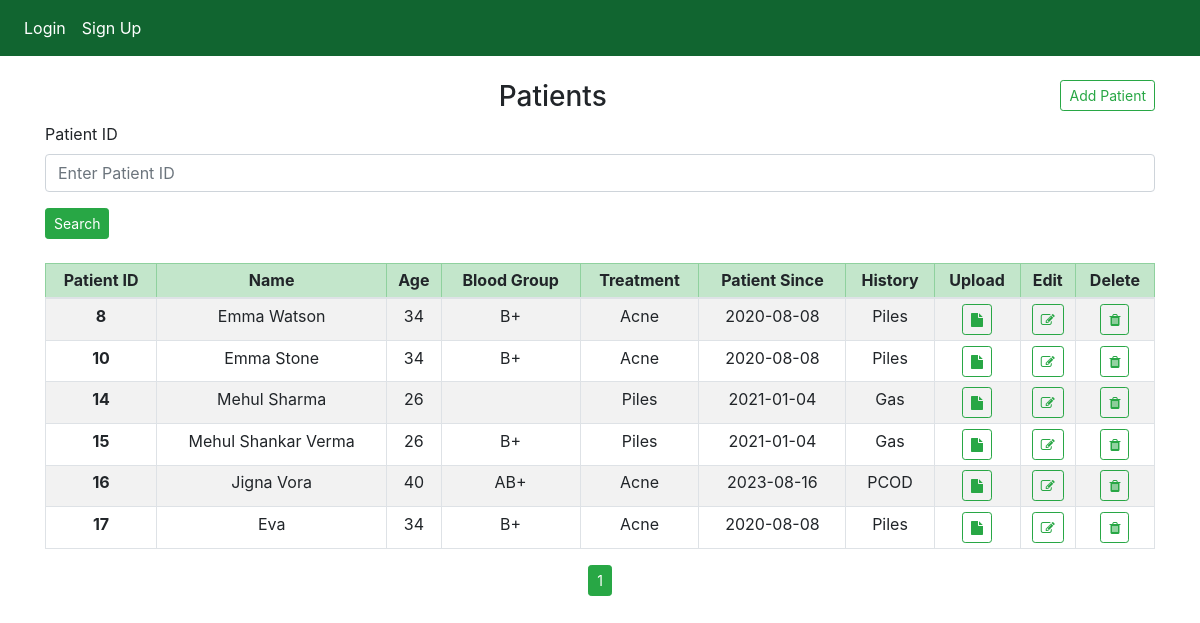
Before: /patients with the older database file.
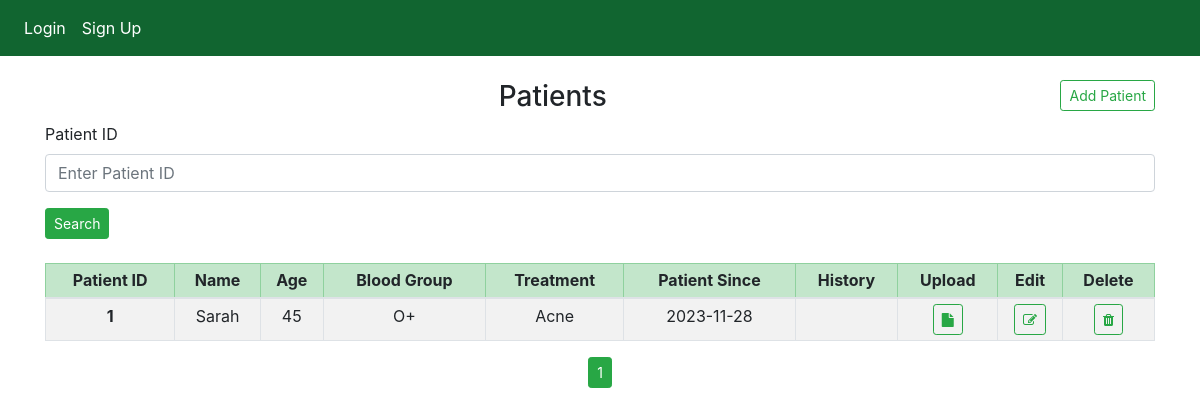
After: the same page with the newer database file.
### website/models.py (models this page shows)
@dataclass
class Patient(db.Model):
    id = db.Column(db.Integer, primary_key=True, autoincrement=True)
    name = db.Column(db.String(150))
    age = db.Column(db.Integer)
    blood_group = db.Column(db.String(150))
    treatment = db.Column(db.String(300))
    patient_since = db.Column(db.Date())
    history = db.Column(db.String(300))
    created_date = db.Column(db.DateTime(timezone=True), default=func.now())

### website/patients.py (the view)
@patients.route('/patients', methods=['POST', 'GET'])
def display_patients():
    page = request.args.get('page', 1, type=int)
    patients = Patient.query.filter_by().paginate(page=page, per_page=10)
    return render_template("patients/patients.html", user=current_user, data=patients)

### website/templates/patients/patients.html
{% extends "base.html" %} {% block title %}Patients{% endblock %}{% block content %}
<br/>
<button type="btn" class="btn btn-outline-success btn-sm" style="float:right;" id="add_search_patient_btn" onclick="window.location.href='{{ url_for('patients.add_patient_redirect')}}'">Add Patient</button>
<div id="search_patient_div" >
    <form action="{{ url_for('patients.get_patient') }}" method="POST">
        <h3 align="center">Patients</h3>
        <div class="form-group">
            <label for="id">Patient ID</label>
            <input type="text" class="form-control" id="id" name="id" placeholder="Enter Patient ID"/>
        </div>
        <button type="submit" class="btn btn-success btn-sm">Search</button>
    </form>
</div>
<br/>
{% if data %}
    <div id="search_patient_result_div" align="center">
        <table class="table table-striped table-bordered table-hover table-sm justify-content-center">
            <thead class="thead">
                <tr class="table-success">
                    <th class="text-center" scope="col">Patient ID</th>
                    <th class="text-center" scope="col">Name</th>
                    <th class="text-center" scope="col">Age</th>
                    <th class="text-center" scope="col">Blood Group</th>
                    <th class="text-center" scope="col">Treatment</th>
                    <th class="text-center" scope="col">Patient Since</th>
                    <th class="text-center" scope="col">History</th>
                    <th class="text-center" scope="col">Upload</th>
                    <th class="text-center" scope="col">Edit</th>
                    <th class="text-center" scope="col">Delete</th>
                </tr>
            </thead>
            <tbody>
                {% for item in data.items %}
                    <tr>
                        <th class="text-center" scope="row">{{ item.id }}</th>
                        <td class="text-center" >{{ item.name }}</td>
                        <td class="text-center" >{{ item.age }}</td>
                        <td class="text-center" >{{ item.blood_group }}</td>
                        <td class="text-center" >{{ item.treatment }}</td>
                        <td class="text-center" >{{ item.patient_since }}</td>
                        <td class="text-center" >{{ item.history }}</td>
                        <td class="text-center" >
                            <button type="button" class='btn btn-outline-success btn-sm' onclick="window.location.href='{{url_for('patients.fetch_patient',id=item.id)}}'">
                                <i class="fa fa-file"></i>
                            </button>
                        </td>
                        <td class="text-center" >
                            <button type="button" class='btn btn-outline-success btn-sm' onclick="window.location.href='{{url_for('patients.fetch_patient',id=item.id)}}'">
                                <i class="fa fa-edit"></i>
                            </button>
                        </td>
                        <td class="text-center" >
                            <button type="button" class='btn btn-outline-success btn-sm' onclick="deletePatient('{{item.id}}')">
                                <i class="fa fa-trash"></i>
                            </button>
                        </td>
                    </tr>
                {% endfor %}
            </tbody>
        </table>
        {% for page_num in data.iter_pages(left_edge=1, right_edge=1, left_current=1, right_current=1) %}
        {% if page_num %}
        {% if data.page == page_num %}
            <a class="btn btn-success btn-sm" href="{{ url_for('patients.display_patients', page=page_num)}}">{{ page_num }}</a>
        {% else %}
            <a class="btn btn-outline-success btn-sm" href="{{ url_for('patients.display_patients', page=page_num)}}">{{ page_num }}</a>
        {% endif %}
        {% else %}
         ...
        {% endif %}
        {% endfor %}
    </div>
{% endif %}
{% endblock %}

### website/templates/base.html (shortened to what this page needs)
<!DOCTYPE html>
<html>
    <head>
        <link
            rel="stylesheet"
            href="https://stackpath.bootstrapcdn.com/bootstrap/4.4.1/css/bootstrap.min.css"
        />
        <link
            rel="stylesheet"
            href="https://stackpath.bootstrapcdn.com/font-awesome/4.7.0/css/font-awesome.min.css"
        />
    </head>
    <body>
        <nav class="navbar navbar-expand-lg navbar-light" style="background-color: #116530;">
            <div class="collapse navbar-collapse" id="navbar">
                <div class="navbar-nav">
                    {% if user.is_authenticated %}
                        <a class="nav-item nav-link" style="color:white" id="home" href="/">Home</a>
                        <a class="nav-item nav-link" style="color:white" id="patients" href="/patients">Patients</a>
                        <a class="nav-item nav-link" style="color:white" id="logout" href="/logout">Logout</a>
                    {% else %}
                        <a class="nav-item nav-link" style="color:white" id="login" href="/login">Login</a>
                        <a class="nav-item nav-link" style="color:white" id="signUp" href="/sign-up">Sign Up</a>
                    {% endif %}
                </div>
            </div>
        </nav>
        <div class="container">
            {% block content %}
            {% endblock %}
        </div>
    </body>
</html>

Changed rows visible on the page:
removed Patient: id "8", name "Emma Watson", age "34", blood_group "B+", treatment "Acne", patient_since "2020-08-08", history "Piles"
removed Patient: id "10", name "Emma Stone", age "34", blood_group "B+", treatment "Acne", patient_since "2020-08-08", history "Piles"
removed Patient: id "14", name "Mehul Sharma", age "26", treatment "Piles", patient_since "2021-01-04", history "Gas"
removed Patient: id "15", name "Mehul Shankar Verma", age "26", blood_group "B+", treatment "Piles", patient_since "2021-01-04", history "Gas"
removed Patient: id "16", name "Jigna Vora", age "40", blood_group "AB+", treatment "Acne", patient_since "2023-08-16", history "PCOD"
removed Patient: id "17", name "Eva", age "34", blood_group "B+", treatment "Acne", patient_since "2020-08-08", history "Piles"
added Patient: id "1", name "Sarah", age "45", blood_group "O+", treatment "Acne", patient_since "2023-11-28"
